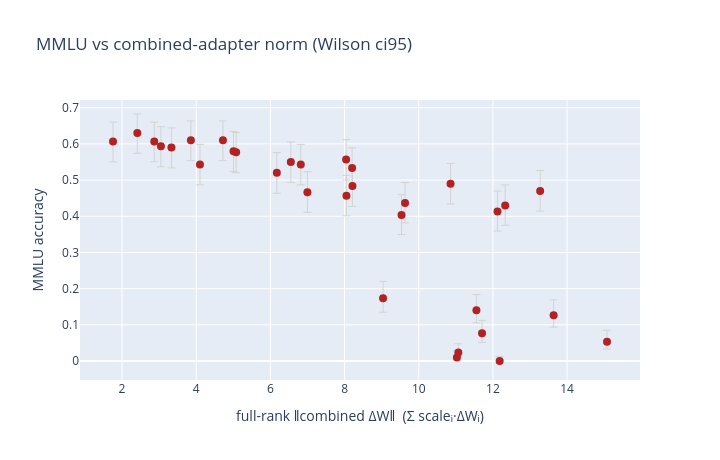

The cell this chart's notebook holds for it:
### Code cell
import json

import plotly.graph_objects as go

import scripts_dev.combinations_experiment.config_design as _cd

REPO_ROOT = Path(_cd.__file__).resolve().parents[2]

# x = full-rank ‖combined ΔW‖ (Σ scaleᵢ·ΔWᵢ): captures interference between the 5
# adapters (cancellation/reinforcement), unlike the sum-of-magnitudes axis above.
COMBINED_NORMS = json.loads(
    (REPO_ROOT / "scripts_dev/combinations_experiment/combined_full_norms.json").read_text()
)
df["combined_norm"] = df["slug"].map(COMBINED_NORMS)

if "mmlu_mean" not in df.columns or df["mmlu_mean"].notna().sum() == 0:
    print("No MMLU results yet — skipping plot.")
else:
    d = df.dropna(subset=["mmlu_mean", "combined_norm"])
    fig = go.Figure(go.Scatter(
        x=d["combined_norm"], y=d["mmlu_mean"], mode="markers",
        marker=dict(size=8, color="firebrick"),
        error_y=dict(
            type="data", symmetric=False,
            array=np.clip(d["mmlu_hi"] - d["mmlu_mean"], 0, None),
            arrayminus=np.clip(d["mmlu_mean"] - d["mmlu_lo"], 0, None),
            color="lightgray", thickness=1,
        ),
        text=d["slug"],
        hovertemplate="%{text}<br>‖combined ΔW‖=%{x:.2f}<br>MMLU=%{y:.3f}<extra></extra>",
    ))
    fig.update_layout(
        xaxis_title="full-rank ‖combined ΔW‖  (Σ scaleᵢ·ΔWᵢ)",
        yaxis_title="MMLU accuracy",
        title="MMLU vs combined-adapter norm (Wilson ci95)",
        height=460, width=720,
    )
    fig.show()

### Figure 1 — Plotly figure (JSON) as saved in the notebook; plotly's stock layout.template omitted (floating-point values rounded to 4 significant figures)
{"data": [{"error_y": {"array": [0.05359, 0.05267, 0.05359, 0.05406, 0.05418, 0.05347, 0.05546, 0.05347, 0.05459, 0.05546, 0.05449, 0.05652, 0.05592, 0.05531, 0.04689, 0.05515, 0.05568, 0.05656, 0.0564, 0.05657, 0.0564, 0.05648, 0.05634, 0.01898, 0.04383, 0.0565, 0.02404, 0.03574, 0.05656, 0.01264, 0.04241, 0.03154], "arrayminus": [0.05629, 0.05596, 0.05629, 0.05642, 0.05645, 0.05625, 0.05656, 0.05625, 0.05653, 0.05656, 0.05652, 0.05568, 0.05643, 0.05657, 0.03863, 0.05658, 0.05652, 0.05546, 0.05598, 0.05497, 0.05395, 0.05428, 0.05608, 0.006593, 0.03473, 0.05574, 0.01199, 0.02504, 0.05479, 0.0, 0.03297, 0.02024], "color": "lightgray", "symmetric": false, "thickness": 1, "type": "data"}, "hovertemplate": "%{text}<br>‖combined ΔW‖=%{x:.2f}<br>MMLU=%{y:.3f}<extra></extra>", "marker": {"color": "firebrick", "size": 8}, "mode": "markers", "text": ["OP0p18_CP0p11_EM0p11_AM0p10_NP0p07", "OM0p13_CM0p09_EM0p06_AP0p07_NP0p31", "OM0p06_CM0p13_EM0p17_AM0p37_NM0p08", "OP0p13_CP0p17_EP0p15_AP0p09_NM0p36", "OP0p19_CM0p09_EM0p06_AM0p44_NM0p17", "OM0p27_CM0p18_EP0p43_AM0p21_NM0p07", "OP0p51_CP0p17_EM0p15_AM0p30_NM0p10", "OM0p29_CP0p20_EP0p25_AM0p06_NM0p56", "OM0p64_CP0p16_EM0p29_AM0p16_NM0p14", "OM0p14_CM0p05_EM0p25_AM0p12_NP0p98", "OM0p33_CM0p39_EP0p28_AP0p34_NM0p30", "OP0p16_CM0p08_EP0p24_AP0p89_NM0p43", "OM0p63_CP0p47_EM0p17_AM0p24_NP0p37", "OP0p66_CM0p49_EM0p38_AP0p10_NM0p39", "OP0p06_CP0p10_EP0p45_AP1p26_NP0p22", "OP0p57_CM0p23_EP0p16_AM1p09_NM0p12", "OM0p38_CM0p72_EP0p89_AM0p25_NP0p08", "OM0p22_CP0p98_EP0p32_AM0p50_NP0p35", "OP0p86_CM0p59_EP0p34_AM0p53_NP0p24", "OP0p60_CM0p20_EM0p54_AM0p14_NP1p17", "OP0p34_CP0p37_EP1p17_AM0p49_NP0p40", "OM0p30_CP0p51_EM1p71_AP0p14_NM0p18", "OM1p35_CM0p39_EP0p87_AP0p24_NP0p16", "OP0p94_CP1p25_EM0p25_AP0p08_NP0p60", "OP1p38_CM0p95_EP0p28_AP0p19_NP0p42", "OM1p92_CP0p28_EP0p53_AP0p13_NM0p39", "OP1p11_CP0p39_EM0p93_AP0p36_NM0p60", "OP0p29_CM0p44_EM1p26_AP0p57_NP0p91", "OM0p99_CP0p27_EP1p11_AP1p09_NP0p11", "OP1p17_CP0p69_EP0p10_AM1p08_NM0p72", "OM1p01_CP0p27_EM1p35_AP0p11_NP1p11", "OM0p40_CM0p28_EM0p44_AP1p87_NM1p01"], "type": "scatter", "x": [1.756, 2.411, 2.869, 3.048, 3.332, 3.856, 4.101, 4.72, 5.076, 6.819, 5.006, 6.998, 6.173, 6.551, 9.038, 8.042, 8.203, 8.05, 8.213, 9.63, 9.535, 12.12, 10.86, 11.03, 11.55, 13.27, 11.07, 11.71, 12.33, 12.18, 13.64, 15.08], "y": [0.6067, 0.63, 0.6067, 0.5933, 0.59, 0.61, 0.5433, 0.61, 0.5767, 0.5433, 0.58, 0.4667, 0.52, 0.55, 0.1733, 0.5567, 0.5333, 0.4567, 0.4833, 0.4367, 0.4033, 0.4133, 0.49, 0.01, 0.14, 0.47, 0.02333, 0.07667, 0.43, 0.0, 0.1267, 0.05333]}], "layout": {"height": 460, "title": {"text": "MMLU vs combined-adapter norm (Wilson ci95)"}, "width": 720, "xaxis": {"title": {"text": "full-rank ‖combined ΔW‖  (Σ scaleᵢ·ΔWᵢ)"}}, "yaxis": {"title": {"text": "MMLU accuracy"}}}}
